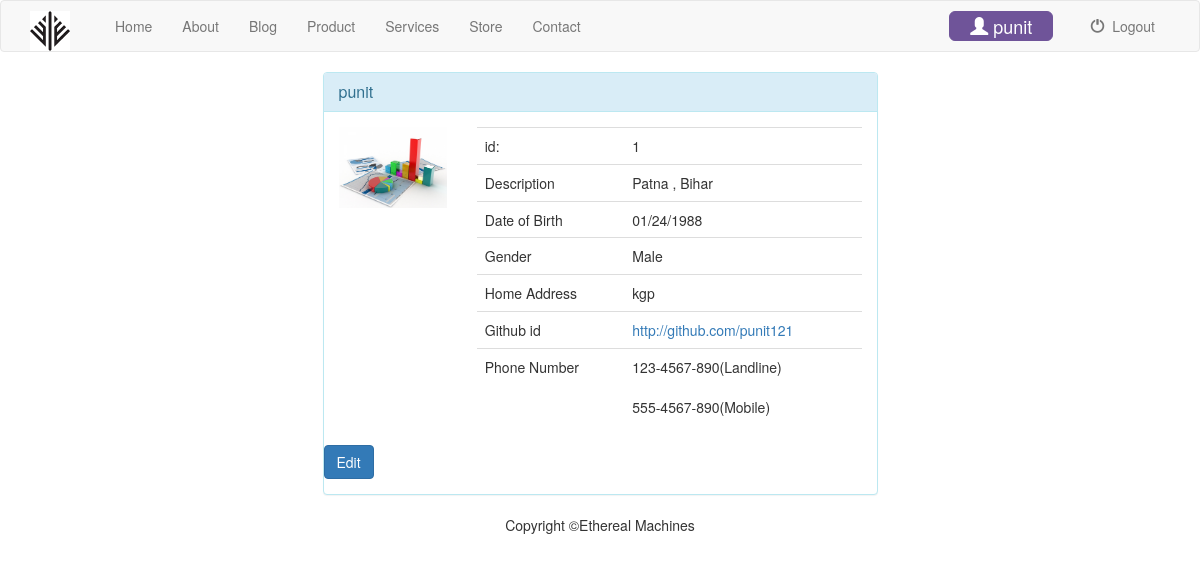
The page /profile/1/ (signed in) on the database as committed earlier.
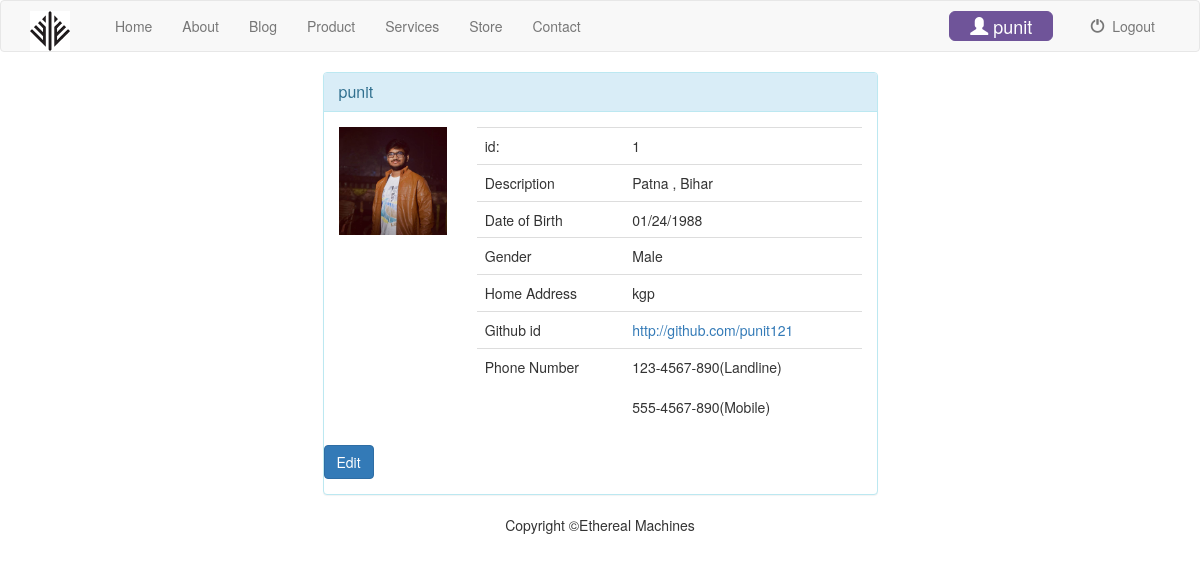
The same page on the database as committed later.
### website/models.py (models this page shows, shortened)
class Profile(models.Model):
    user = models.OneToOneField(User, default=1,related_name='profile')
    description = models.CharField(max_length=100, default='')
    city = models.CharField(max_length=100, default='')
    website = models.URLField(default='')
    phone = models.IntegerField(default=0)
    image = models.ImageField()

### website/views.py (the view)
# urls.py: url(r'^profile/(?P<profile_id>[0-9]+)/$', views.view_profile, name='view_profile'),
def view_profile(request,profile_id):
    if not request.user.is_authenticated():
        return render(request, 'website/index.html')
    else:
        user = request.user
        profile = Profile.objects.filter(user=request.user)
        return render(request, 'website/profile.html', {'profile': profile} )

### website/templates/website/profile.html (shortened to what this page needs)
{% extends 'website/base.html' %}
{% load staticfiles %}
{% block body %}
<div class="container">
      <div class="row">
        <div class="col-xs-12 col-sm-12 col-md-6 col-lg-6 col-xs-offset-0 col-sm-offset-0 col-md-offset-3 col-lg-offset-3 toppad" >
          <div class="panel panel-info">
            <div class="panel-heading">
              <h3 class="panel-title">{{ user }}</h3>
            </div>
            <div class="panel-body">
              <div class="row">
            {% if profile %}
               {% for p in profile %}
               		{% if p.image %}
             			<div class="col-md-3 col-lg-3 " align="center"> <img alt="User Pic" src="{{p.image.url}}" class="img-responsive"> </div>
             		{% else %}
             			<div class="col-md-3 col-lg-3 " align="center"> <img alt="User Pic" src="{% static 'website/img/user.png' %}" class="img-circle img-responsive"> </div>
             		{% endif %}
                <div class=" col-md-9 col-lg-9 ">
                  <table class="table table-user-information">
                    <tbody>
                      <tr>
                        <td>id:</td>
                        <td>{{ p.id }}</td>
                      </tr>
                      <tr>
                        <td>Description</td>
                        <td> {{ p.description }} </td>
                      </tr>
                      <tr>
                        <td>Date of Birth</td>
                        <td>01/24/1988</td>
                      </tr>
                         <tr>
                             <tr>
                        <td>Gender</td>
                        <td>Male</td>
                      </tr>
                        <tr>
                        <td>Home Address</td>
                        <td>{{p.city}}</td>
                      </tr>
                      <tr>
                        <td>Github id</td>
                        <td><a href="mailto:info@support.com">{{p.website}}</a></td>
                      </tr>
                        <td>Phone Number</td>
                        <td>123-4567-890(Landline)<br><br>555-4567-890(Mobile)
                        </td>
                      </tr>
                    </tbody>
                  </table>
                </div>
                {% endfor %}
            {% endif %}
                <a href="{% url 'website:edit_profile' user.id %}" class="btn btn-primary"> Edit </a>
              </div>
            </div>
          </div>
        </div>
      </div>
    </div>
    {% include 'website/footer.html' %}
{% endblock %}

Rows that differ between the two databases and show on the page:
changed Profile "Patna , Bihar": image: a different picture
